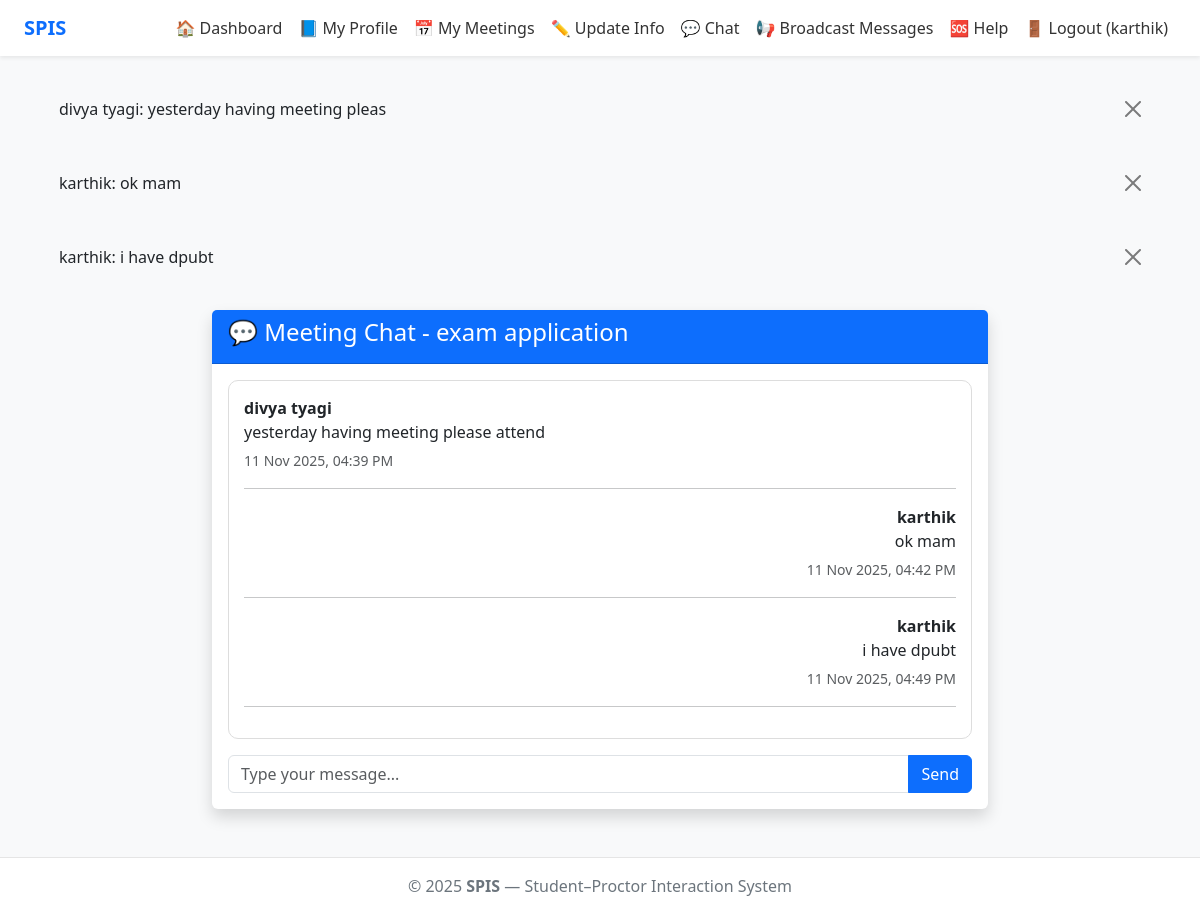
The app's page /meeting/1/chat/ (signed in) with its own data.
### core/models.py (models this page shows, shortened)
class MeetingMessage(models.Model):
    meeting = models.ForeignKey(MeetingRecord, on_delete=models.CASCADE, related_name='messages')
    sender = models.ForeignKey(User, on_delete=models.CASCADE)
    content = models.TextField()
    timestamp = models.DateTimeField(auto_now_add=True)
    def __str__(self):
        return f"{self.sender.username}: {self.content[:30]}"

class MeetingRecord(models.Model):
    title = models.CharField(max_length=100)
    datetime = models.DateTimeField()
    notes = models.TextField(blank=True, null=True)
    created_by = models.ForeignKey(
        'ProctorProfile', on_delete=models.CASCADE, related_name='meetings'
    )
    students = models.ManyToManyField('StudentProfile', related_name='meetings')

### core/views.py (the view, shortened to what this page needs)
# urls.py: path('meeting/<int:meeting_id>/chat/', views.meeting_chat, name='meeting_chat'),
@login_required
def meeting_chat(request, meeting_id):
    meeting = get_object_or_404(MeetingRecord, id=meeting_id)
    user = request.user
    if is_student(user):
        if request.user.studentprofile not in meeting.students.all():
            return HttpResponseForbidden("You are not part of this meeting.")
    elif is_proctor(user):
        if meeting.created_by != getattr(user, 'proctorprofile', None):
            return HttpResponseForbidden("You are not the assigned proctor.")
    else:
        return HttpResponseForbidden("Access denied.")
    all_messages = meeting.messages.order_by('timestamp')
    return render(request, 'core/meeting_chat.html', {'meeting': meeting, 'messages': all_messages})

### core/templatetags/custom_tags.py (called while the page is built)
@register.filter
def has_attr(obj, attr):
    return hasattr(obj, attr)

### core/views.py (called while the page is built)
def is_student(user): return hasattr(user, 'studentprofile')

### core/templates/core/meeting_chat.html (shortened to what this page needs)
{% extends 'core/base.html' %}
{% block content %}
<div class="container mt-4" style="max-width: 800px;">
  <div class="card shadow border-0">
    <div class="card-header bg-primary text-white">
      <h4>💬 Meeting Chat - {{ meeting.title }}</h4>
    </div>
    <div class="card-body">
      <div style="max-height: 400px; overflow-y: auto; border: 1px solid #ddd; padding: 15px; border-radius: 10px;">
        {% for msg in messages %}
          <div class="{% if msg.sender == request.user %}text-end{% endif %}">
            <strong>{{ msg.sender.username }}</strong>
            <p class="mb-1">{{ msg.content }}</p>
            <small class="text-muted">{{ msg.timestamp|date:"d M Y, h:i A" }}</small>
            <hr>
          </div>
        {% empty %}
          <p class="text-muted">No messages yet.</p>
        {% endfor %}
      </div>
      <form method="post" class="mt-3">
        <div class="input-group">
          <input type="text" name="message" class="form-control" placeholder="Type your message..." required>
          <button class="btn btn-primary" type="submit">Send</button>
        </div>
      </form>
    </div>
  </div>
</div>
{% endblock %}

### core/templates/core/base.html (shortened to what this page needs)
{% load static %}
{% load custom_tags %}
<!doctype html>
<html lang="en">
<head>
  <link href="https://cdn.jsdelivr.net/npm/bootstrap@5.3.0/dist/css/bootstrap.min.css" rel="stylesheet">
</head>
<body>
<nav class="navbar navbar-expand-lg navbar-light bg-white shadow-sm sticky-top">
  <div class="container-fluid px-4">
    <a class="navbar-brand" href="{% url 'index' %}">SPIS</a>
    <div class="collapse navbar-collapse" id="navbarNav">
      <ul class="navbar-nav ms-auto">
        {% if user.is_authenticated %}
          {% if user|has_attr:"studentprofile" %}
            <li class="nav-item"><a class="nav-link" href="{% url 'student_dashboard' %}">🏠 Dashboard</a></li>
            <li class="nav-item"><a class="nav-link" href="{% url 'student_history' user.studentprofile.usn %}">📘 My Profile</a></li>
            <li class="nav-item"><a class="nav-link" href="{% url 'student_meetings' %}">📅 My Meetings</a></li>
            <li class="nav-item"><a class="nav-link" href="{% url 'student_info_upload' user.studentprofile.usn %}">✏️ Update Info</a></li>
            <li class="nav-item"><a class="nav-link" href="{% url 'direct_messages' %}">💬 Chat</a></li>
            <li class="nav-item"><a class="nav-link" href="{% url 'student_broadcasts' %}">📢 Broadcast Messages</a></li>
          {% elif user.is_superuser %}
            <li class="nav-item"><a class="nav-link" href="{% url 'index' %}">🏠 Admin Home</a></li>
          {% endif %}
          <li class="nav-item"><a class="nav-link" href="{% url 'help' %}">🆘 Help</a></li>
          <li class="nav-item">
            <a class="nav-link text-danger" href="{% url 'logout' %}">
              🚪 Logout ({{ user.username }})
            </a>
          </li>
        {% endif %}
      </ul>
    </div>
  </div>
</nav>
<div class="container mt-4 mb-5">
  {% if messages %}
    {% for message in messages %}
      <div class="alert alert-{{ message.tags }} alert-dismissible fade show">
        {{ message }}
        <button type="button" class="btn-close" data-bs-dismiss="alert"></button>
      </div>
    {% endfor %}
  {% endif %}
  {% block content %}{% endblock %}
</div>
<footer class="text-center py-3">
  © {{ year|default:2025 }} <strong>SPIS</strong> — Student–Proctor Interaction System
</footer>
</body>
</html>

### core/templates/core/base.html (style rules this page uses)
body { background-color: #f8f9fa; font-family: 'Segoe UI', Tahoma, Geneva, Verdana, sans-serif; }
.navbar-brand { font-weight: bold; color: #0d6efd !important; }
.nav-link { color: #333 !important; }
footer { background: #fff; border-top: 1px solid #e5e5e5; color: #6c757d; }

### records on screen
MeetingMessage: sender+content "divya tyagi: yesterday having meeting pleas", sender.username "divya tyagi", content "yesterday having meeting please attend", timestamp "11 Nov 2025, 04:39 PM"
MeetingMessage: sender+content "karthik: ok mam", sender.username "karthik", content "ok mam", timestamp "11 Nov 2025, 04:42 PM"
MeetingMessage: sender+content "karthik: i have dpubt", sender.username "karthik", content "i have dpubt", timestamp "11 Nov 2025, 04:49 PM"
MeetingRecord: title "exam application"

### other values on screen
{{ user.username }} "karthik"
{{ year|default:2025 }} "2025"
